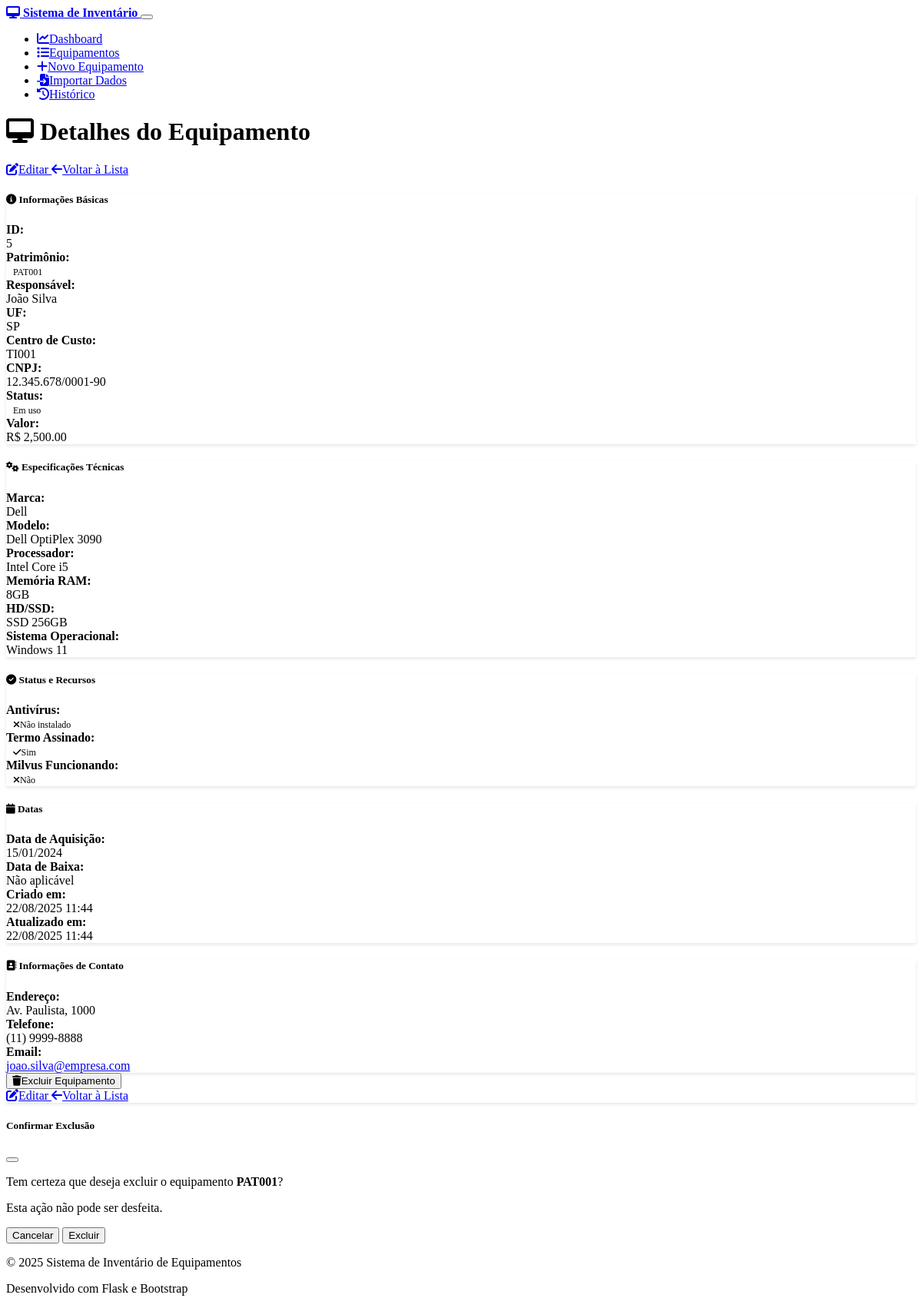
Page /equipment/5 on the earlier database version.
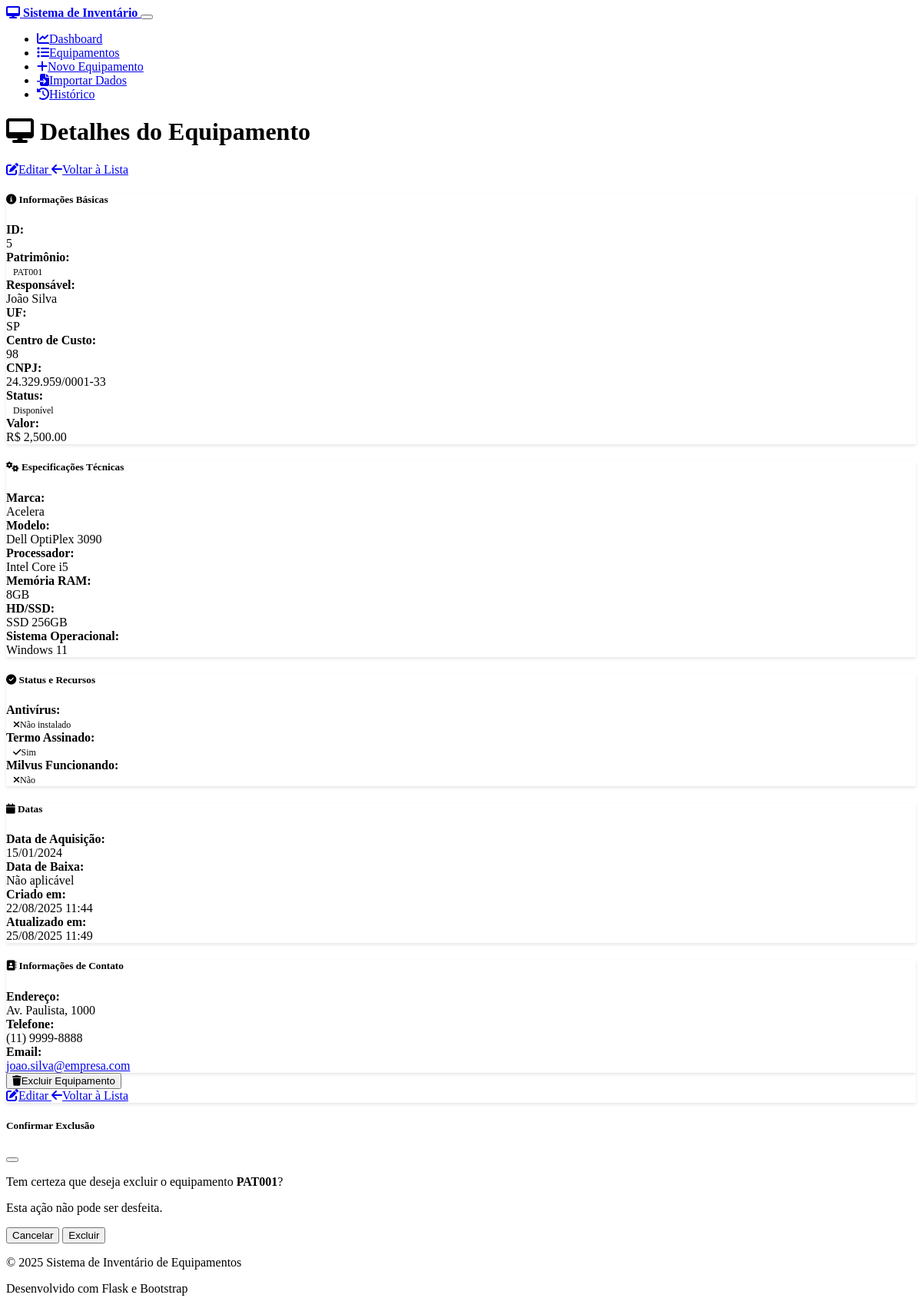
Same page on the later database version.
### models.py (models this page shows, shortened)
class Equipment(db.Model):
    __tablename__ = 'equipment'
    id = db.Column(db.Integer, primary_key=True)
    responsavel = db.Column(db.String(100), nullable=False)
    uf = db.Column(db.String(2), nullable=False)
    cc = db.Column(db.String(20), nullable=False)  # Centro de Custo
    cnpj = db.Column(db.Text, nullable=False)  # Mudando para Text para permitir múltiplos CNPJs
    fornecedor = db.Column(db.String(100), nullable=True)  # Novo campo fornecedor
    modelo = db.Column(db.String(100), nullable=False)
    status = db.Column(db.String(50), nullable=False, default='Em uso')
    patrimonio = db.Column(db.String(50), unique=True, nullable=False)
    valor = db.Column(db.Float, nullable=False, default=0.0)
    marca = db.Column(db.String(50), nullable=True)
    processador = db.Column(db.String(100), nullable=True)
    memoria_ram = db.Column(db.String(20), nullable=True)
    hd_ssd = db.Column(db.String(50), nullable=True)
    sistema_operacional = db.Column(db.String(50), nullable=True)
    antivirus = db.Column(db.Boolean, default=False)
    termo_assinado = db.Column(db.Boolean, default=False)
    milvus_funcionando = db.Column(db.Boolean, default=False)
    data_aquisicao = db.Column(db.Date, nullable=True)
    data_baixa = db.Column(db.Date, nullable=True)
    created_at = db.Column(db.DateTime, default=datetime.utcnow)
    updated_at = db.Column(db.DateTime, default=datetime.utcnow, onupdate=datetime.utcnow)
    endereco = db.Column(db.String(200), nullable=True)
    telefone = db.Column(db.String(20), nullable=True)
    email = db.Column(db.String(100), nullable=True)
    link_termos = db.Column(db.String(500), nullable=True)  # Link dos termos assinados
    historico_modificacoes = db.Column(db.Text, nullable=True)  # Histórico de modificações

### routes.py (the view)
@app.route('/equipment/<int:id>')
def equipment_detail(id):
    equipment = Equipment.query.get_or_404(id)
    return render_template('equipment_detail.html', equipment=equipment)

### templates/equipment_detail.html (shortened to what this page needs)
{% extends "base.html" %}
{% block content %}
<div class="row">
    <div class="col-12">
        <div class="d-flex justify-content-between align-items-center mb-4">
            <h1>
                <i class="fas fa-desktop me-2"></i>
                Detalhes do Equipamento
            </h1>
            <div>
                <a href="{{ url_for('equipment_edit', id=equipment.id) }}" class="btn btn-primary me-2">
                    <i class="fas fa-edit me-2"></i>Editar
                </a>
                <a href="{{ url_for('equipment_list') }}" class="btn btn-secondary">
                    <i class="fas fa-arrow-left me-2"></i>Voltar à Lista
                </a>
            </div>
        </div>
    </div>
</div>
<div class="row">
    <div class="col-md-6 mb-4">
        <div class="card">
            <div class="card-header">
                <h5 class="card-title mb-0">
                    <i class="fas fa-info-circle me-2"></i>
                    Informações Básicas
                </h5>
            </div>
            <div class="card-body">
                <div class="row mb-3">
                    <div class="col-sm-4"><strong>ID:</strong></div>
                    <div class="col-sm-8">{{ equipment.id }}</div>
                </div>
                <div class="row mb-3">
                    <div class="col-sm-4"><strong>Patrimônio:</strong></div>
                    <div class="col-sm-8"><span class="badge bg-primary">{{ equipment.patrimonio }}</span></div>
                </div>
                <div class="row mb-3">
                    <div class="col-sm-4"><strong>Responsável:</strong></div>
                    <div class="col-sm-8">{{ equipment.responsavel }}</div>
                </div>
                <div class="row mb-3">
                    <div class="col-sm-4"><strong>UF:</strong></div>
                    <div class="col-sm-8">{{ equipment.uf }}</div>
                </div>
                <div class="row mb-3">
                    <div class="col-sm-4"><strong>Centro de Custo:</strong></div>
                    <div class="col-sm-8">{{ equipment.cc }}</div>
                </div>
                <div class="row mb-3">
                    <div class="col-sm-4"><strong>CNPJ:</strong></div>
                    <div class="col-sm-8">{{ equipment.cnpj }}</div>
                </div>
                <div class="row mb-3">
                    <div class="col-sm-4"><strong>Status:</strong></div>
                    <div class="col-sm-8">
                        <span class="badge
                            {% if equipment.status == 'Em uso' %}bg-success
                            {% elif equipment.status == 'Disponível' %}bg-primary
                            {% elif equipment.status == 'Manutenção' %}bg-warning
                            {% elif equipment.status == 'Baixado' %}bg-danger
                            {% else %}bg-secondary{% endif %}">
                            {{ equipment.status }}
                        </span>
                    </div>
                </div>
                <div class="row mb-3">
                    <div class="col-sm-4"><strong>Valor:</strong></div>
                    <div class="col-sm-8"><span class="text-success fw-bold">R$ {{ "{:,.2f}".format(equipment.valor) }}</span></div>
                </div>
            </div>
        </div>
    </div>
    <div class="col-md-6 mb-4">
        <div class="card">
            <div class="card-header">
                <h5 class="card-title mb-0">
                    <i class="fas fa-cogs me-2"></i>
                    Especificações Técnicas
                </h5>
            </div>
            <div class="card-body">
                <div class="row mb-3">
                    <div class="col-sm-4"><strong>Marca:</strong></div>
                    <div class="col-sm-8">{{ equipment.marca or 'Não informado' }}</div>
                </div>
                <div class="row mb-3">
                    <div class="col-sm-4"><strong>Modelo:</strong></div>
                    <div class="col-sm-8">{{ equipment.modelo }}</div>
                </div>
                <div class="row mb-3">
                    <div class="col-sm-4"><strong>Processador:</strong></div>
                    <div class="col-sm-8">{{ equipment.processador or 'Não informado' }}</div>
                </div>
                <div class="row mb-3">
                    <div class="col-sm-4"><strong>Memória RAM:</strong></div>
                    <div class="col-sm-8">{{ equipment.memoria_ram or 'Não informado' }}</div>
                </div>
                <div class="row mb-3">
                    <div class="col-sm-4"><strong>HD/SSD:</strong></div>
                    <div class="col-sm-8">{{ equipment.hd_ssd or 'Não informado' }}</div>
                </div>
                <div class="row mb-3">
                    <div class="col-sm-4"><strong>Sistema Operacional:</strong></div>
                    <div class="col-sm-8">{{ equipment.sistema_operacional or 'Não informado' }}</div>
                </div>
            </div>
        </div>
    </div>
</div>
<div class="row">
    <div class="col-md-6 mb-4">
        <div class="card">
            <div class="card-header">
                <h5 class="card-title mb-0">
                    <i class="fas fa-check-circle me-2"></i>
                    Status e Recursos
                </h5>
            </div>
            <div class="card-body">
                <div class="row mb-3">
                    <div class="col-sm-6"><strong>Antivírus:</strong></div>
                    <div class="col-sm-6">
                        {% if equipment.antivirus %}
                            <span class="badge bg-success"><i class="fas fa-check me-1"></i>Instalado</span>
                        {% else %}
                            <span class="badge bg-danger"><i class="fas fa-times me-1"></i>Não instalado</span>
                        {% endif %}
                    </div>
                </div>
                <div class="row mb-3">
                    <div class="col-sm-6"><strong>Termo Assinado:</strong></div>
                    <div class="col-sm-6">
                        {% if equipment.termo_assinado %}
                            <span class="badge bg-success"><i class="fas fa-check me-1"></i>Sim</span>
                        {% else %}
                            <span class="badge bg-danger"><i class="fas fa-times me-1"></i>Não</span>
                        {% endif %}
                    </div>
                </div>
                <div class="row mb-3">
                    <div class="col-sm-6"><strong>Milvus Funcionando:</strong></div>
                    <div class="col-sm-6">
                        {% if equipment.milvus_funcionando %}
                            <span class="badge bg-success"><i class="fas fa-check me-1"></i>Sim</span>
                        {% else %}
                            <span class="badge bg-danger"><i class="fas fa-times me-1"></i>Não</span>
                        {% endif %}
                    </div>
                </div>
            </div>
        </div>
    </div>
    <div class="col-md-6 mb-4">
        <div class="card">
            <div class="card-header">
                <h5 class="card-title mb-0">
                    <i class="fas fa-calendar me-2"></i>
                    Datas
                </h5>
            </div>
            <div class="card-body">
                <div class="row mb-3">
                    <div class="col-sm-6"><strong>Data de Aquisição:</strong></div>
                    <div class="col-sm-6">
                        {% if equipment.data_aquisicao %}
                            {{ equipment.data_aquisicao.strftime('%d/%m/%Y') }}
                        {% else %}
                            Não informado
                        {% endif %}
                    </div>
                </div>
                <div class="row mb-3">
                    <div class="col-sm-6"><strong>Data de Baixa:</strong></div>
                    <div class="col-sm-6">
                        {% if equipment.data_baixa %}
                            {{ equipment.data_baixa.strftime('%d/%m/%Y') }}
                        {% else %}
                            Não aplicável
                        {% endif %}
                    </div>
                </div>
                <div class="row mb-3">
                    <div class="col-sm-6"><strong>Criado em:</strong></div>
                    <div class="col-sm-6">{{ equipment.created_at.strftime('%d/%m/%Y %H:%M') }}</div>
                </div>
                <div class="row mb-3">
                    <div class="col-sm-6"><strong>Atualizado em:</strong></div>
                    <div class="col-sm-6">{{ equipment.updated_at.strftime('%d/%m/%Y %H:%M') }}</div>
                </div>
            </div>
        </div>
    </div>
</div>
{% if equipment.endereco or equipment.telefone or equipment.email %}
<div class="row">
    <div class="col-12 mb-4">
        <div class="card">
            <div class="card-header">
                <h5 class="card-title mb-0">
                    <i class="fas fa-address-book me-2"></i>
                    Informações de Contato
                </h5>
            </div>
            <div class="card-body">
                {% if equipment.endereco %}
                    <div class="row mb-3">
                        <div class="col-sm-2"><strong>Endereço:</strong></div>
                        <div class="col-sm-10">{{ equipment.endereco }}</div>
                    </div>
                {% endif %}
                {% if equipment.telefone %}
                    <div class="row mb-3">
                        <div class="col-sm-2"><strong>Telefone:</strong></div>
                        <div class="col-sm-10">{{ equipment.telefone }}</div>
                    </div>
                {% endif %}
                {% if equipment.email %}
                    <div class="row mb-3">
                        <div class="col-sm-2"><strong>Email:</strong></div>
                        <div class="col-sm-10">
                            <a href="mailto:{{ equipment.email }}">{{ equipment.email }}</a>
                        </div>
                    </div>
                {% endif %}
            </div>
        </div>
    </div>
</div>
{% endif %}
<div class="row">
    <div class="col-12">
        <div class="card">
            <div class="card-body">
                <div class="d-flex justify-content-between">
                    <button type="button" class="btn btn-danger" onclick="confirmDelete()">
                        <i class="fas fa-trash me-2"></i>Excluir Equipamento
                    </button>
                    <div>
                        <a href="{{ url_for('equipment_edit', id=equipment.id) }}" class="btn btn-primary me-2">
                            <i class="fas fa-edit me-2"></i>Editar
                        </a>
                        <a href="{{ url_for('equipment_list') }}" class="btn btn-secondary">
                            <i class="fas fa-arrow-left me-2"></i>Voltar à Lista
                        </a>
                    </div>
                </div>
            </div>
        </div>
    </div>
</div>
<div class="modal fade" id="deleteModal" tabindex="-1">
    <div class="modal-dialog">
        <div class="modal-content">
            <div class="modal-header">
                <h5 class="modal-title">Confirmar Exclusão</h5>
                <button type="button" class="btn-close" data-bs-dismiss="modal"></button>
            </div>
            <div class="modal-body">
                <p>Tem certeza que deseja excluir o equipamento <strong>{{ equipment.patrimonio }}</strong>?</p>
                <p class="text-danger">Esta ação não pode ser desfeita.</p>
            </div>
            <div class="modal-footer">
                <button type="button" class="btn btn-secondary" data-bs-dismiss="modal">Cancelar</button>
                <form method="POST" action="{{ url_for('equipment_delete', id=equipment.id) }}" style="display: inline;">
                    <button type="submit" class="btn btn-danger">Excluir</button>
                </form>
            </div>
        </div>
    </div>
</div>
{% endblock %}

Differences in the rows shown:
changed Equipment "João Silva": cc "TI001" → "98"; cnpj "12.345.678/0001-90" → "24.329.959/0001-33"; status "Em uso" → "Disponível"; marca "Dell" → "Acelera"; updated_at "22/08/2025 11:44" → "25/08/2025 11:49"
